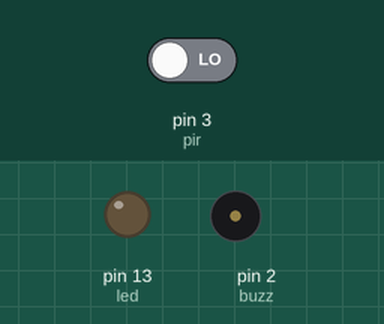
The sketch below on a simulated Arduino Uno, built with avr-gcc and run on an emulated ATmega328P. Parts: output pins drawn as LEDs (lit = HIGH), buzzer (waves = sounding, pin HIGH). The inputs (shaded band) are chosen by the test bench; at power-on: pin 3 (pir) LOW.

Above: at 1.2 s.
1.3 s: pin 3 (pir) driven HIGH
At 2.3 s:
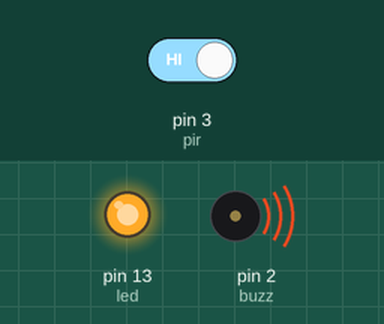
2.9 s: pin 3 (pir) driven LOW
At 3.4 s:
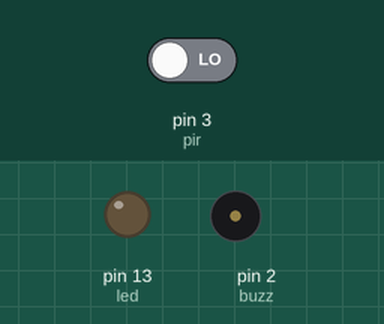
Timing chart, 0 to 5.9 s (numbered marks = the images above; inputs shaded):
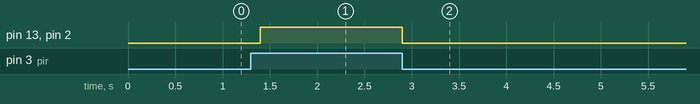

Measured:
- after the input at 1.3 s, pin 13 (led), pin 2 (buzz): LOW → HIGH after 0.10 s
- after the input at 2.9 s, pin 13 (led), pin 2 (buzz): HIGH → LOW at once

The sketch:

motion_sensor.ino
```cpp
int pir=3;
int led=13;
int buzz=2;
int state=LOW;
int val=0;

void setup() {
  pinMode(led,OUTPUT);
  pinMode(buzz,OUTPUT);
  pinMode(pir,INPUT);
  Serial.begin(9600);
  // put your setup code here, to run once:
}

void loop() {
  val=digitalRead(pir);
  if (val==HIGH){
    digitalWrite(led,HIGH);
    digitalWrite(buzz,HIGH);
    delay(100);

    if (state=LOW){
      Serial.print("Motion Detected");
      state=HIGH;
    }
  }
  else {
      digitalWrite(led, LOW);
      digitalWrite(buzz,LOW);
      delay(200);

      if (state == HIGH){
        Serial.print("Motion stopped!");
        state = LOW;
    }
  }

  // put your main code here, to run repeatedly:

}
```
